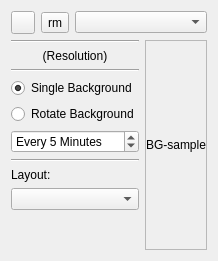
          <widget class="QWidget" name="tab_wallpaper">
           <attribute name="title">
            <string>Wallpaper</string>
           </attribute>
           <layout class="QVBoxLayout" name="verticalLayout_16">
            <item>
             <layout class="QHBoxLayout" name="horizontalLayout_4">
              <item>
               <widget class="QToolButton" name="tool_desk_addbg">
                <property name="text">
                 <string notr="true"/>
                </property>
                <property name="popupMode">
                 <enum>QToolButton::InstantPopup</enum>
                </property>
                <property name="toolButtonStyle">
                 <enum>Qt::ToolButtonTextBesideIcon</enum>
                </property>
               </widget>
              </item>
              <item>
               <widget class="QToolButton" name="tool_desk_rmbg">
                <property name="text">
                 <string notr="true">rm</string>
                </property>
               </widget>
              </item>
              <item>
               <widget class="QComboBox" name="combo_desk_bg"/>
              </item>
             </layout>
            </item>
            <item>
             <layout class="QHBoxLayout" name="horizontalLayout_5">
              <item>
               <layout class="QVBoxLayout" name="verticalLayout_2">
                <item>
                 <widget class="Line" name="line_4">
                  <property name="orientation">
                   <enum>Qt::Horizontal</enum>
                  </property>
                 </widget>
                </item>
                <item>
                 <widget class="QLabel" name="label_desk_res">
                  <property name="text">
                   <string notr="true">(Resolution)</string>
                  </property>
                  <property name="alignment">
                   <set>Qt::AlignCenter</set>
                  </property>
                  <property name="wordWrap">
                   <bool>false</bool>
                  </property>
                 </widget>
                </item>
                <item>
                 <widget class="Line" name="line_2">
                  <property name="orientation">
                   <enum>Qt::Horizontal</enum>
                  </property>
                 </widget>
                </item>
                <item>
                 <widget class="QRadioButton" name="radio_desk_single">
                  <property name="text">
                   <string>Single Background</string>
                  </property>
                  <property name="checked">
                   <bool>true</bool>
                  </property>
                 </widget>
                </item>
                <item>
                 <widget class="QRadioButton" name="radio_desk_multi">
                  <property name="text">
                   <string>Rotate Background</string>
                  </property>
                 </widget>
                </item>
                <item>
                 <widget class="QSpinBox" name="spin_desk_min">
                  <property name="suffix">
                   <string> Minutes</string>
                  </property>
                  <property name="prefix">
                   <string>Every </string>
                  </property>
                  <property name="minimum">
                   <number>1</number>
                  </property>
                  <property name="maximum">
                   <number>120</number>
                  </property>
                  <property name="value">
                   <number>5</number>
                  </property>
                 </widget>
                </item>
                <item>
                 <widget class="Line" name="line_3">
                  <property name="orientation">
                   <enum>Qt::Horizontal</enum>
                  </property>
                 </widget>
                </item>
                <item>
                 <widget class="QLabel" name="label_26">
                  <property name="text">
                   <string>Layout:</string>
                  </property>
                 </widget>
                </item>
                <item>
                 <widget class="QComboBox" name="combo_desk_layout"/>
                </item>
                <item>
                 <spacer name="verticalSpacer">
                  <property name="orientation">
                   <enum>Qt::Vertical</enum>
                  </property>
                  <property name="sizeHint" stdset="0">
                   <size>
                    <width>20</width>
                    <height>40</height>
                   </size>
                  </property>
                 </spacer>
                </item>
               </layout>
              </item>
              <item>
               <widget class="QLabel" name="label_desk_bgview">
                <property name="sizePolicy">
                 <sizepolicy hsizetype="Expanding" vsizetype="Expanding">
                  <horstretch>0</horstretch>
                  <verstretch>0</verstretch>
                 </sizepolicy>
                </property>
                <property name="frameShape">
                 <enum>QFrame::StyledPanel</enum>
                </property>
                <property name="text">
                 <string notr="true">BG-sample</string>
                </property>
                <property name="scaledContents">
                 <bool>false</bool>
                </property>
                <property name="alignment">
                 <set>Qt::AlignCenter</set>
                </property>
               </widget>
              </item>
             </layout>
            </item>
           </layout>
          </widget>
